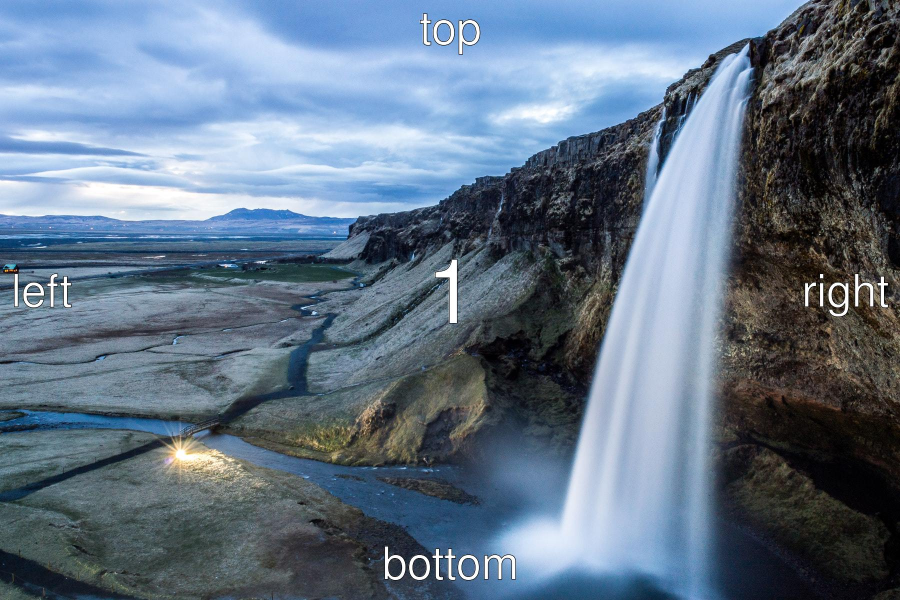
#> input picture test_fixtures/real_photos/real_landscape_reference.jpg, 1800 x 1200 px, found by its file name (shown at 1/2 size)
$ python diagnose_classification.py
#> lines starting #> are read from the running program, lines starting #| are printed output that depends on the picture
### backend/app/services/image_comparator.py
import hashlib
import json
import uuid
from pathlib import Path
from typing import Any
import cv2
import numpy as np
from PIL import Image

from backend.app.config import settings

def _calculate_file_hash(p: Path) -> str:
    h = hashlib.sha256()
    with open(p, "rb") as f:
        while chunk := f.read(65536):
            h.update(chunk)
    return h.hexdigest()

class ComparisonResult:
    # [511 lines left out: functions __init__, compute_pixel_differences, classify_comparison, compare_images_for_crop, not called in this run]

### scripts/diagnose_classification.py
"""Diagnostic: trace the classification decision tree for the unrelated portrait comparison."""
import sys
from pathlib import Path
sys.path.insert(0, str(Path(__file__).resolve().parent.parent))

import urllib.request
import io
import cv2
import numpy as np
from PIL import Image
from backend.app.services.image_comparator import _calculate_file_hash

fixtures_dir = Path("test_fixtures/real_photos")
fixtures_dir.mkdir(parents=True, exist_ok=True)

# Download if needed
ref_path = fixtures_dir / "real_landscape_reference.jpg"
unrelated_path = fixtures_dir / "real_portrait_unrelated.jpg"

if not ref_path.exists():
    req = urllib.request.Request(
        "https://raw.githubusercontent.com/recurser/exif-orientation-examples/master/Landscape_1.jpg",
        headers={"User-Agent": "Mozilla/5.0"})
    ref_path.write_bytes(urllib.request.urlopen(req, timeout=15).read())

if not unrelated_path.exists():
    req = urllib.request.Request(
        "https://raw.githubusercontent.com/recurser/exif-orientation-examples/master/Portrait_1.jpg",
        headers={"User-Agent": "Mozilla/5.0"})
    unrelated_path.write_bytes(urllib.request.urlopen(req, timeout=15).read())

# Run the exact same logic as image_comparator.py
ref_gray = cv2.imread(str(ref_path), cv2.IMREAD_GRAYSCALE)
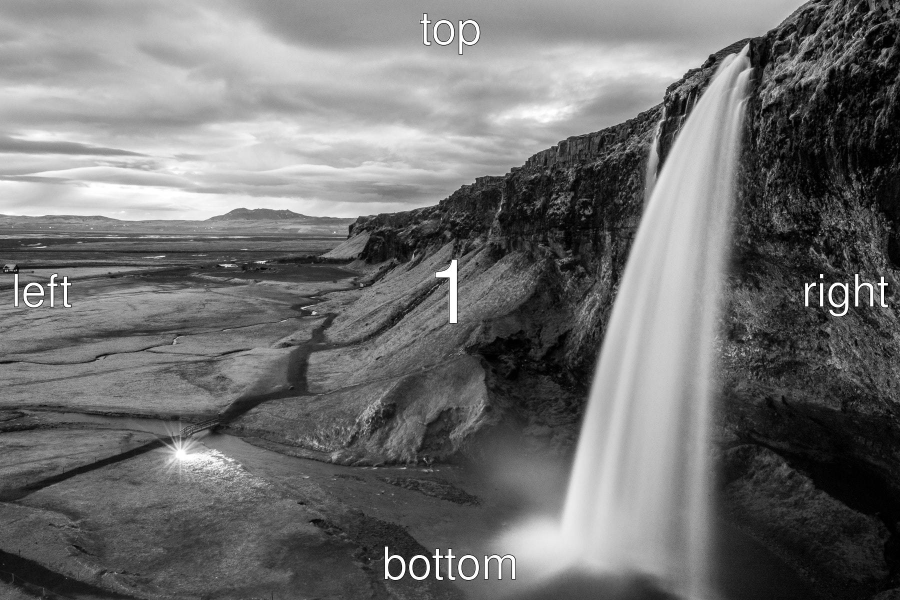
#> ref_gray: shape (1200, 1800) (shown at 1/2 size); min 0, max 255, mean 112.5
cand_gray = cv2.imread(str(unrelated_path), cv2.IMREAD_GRAYSCALE)
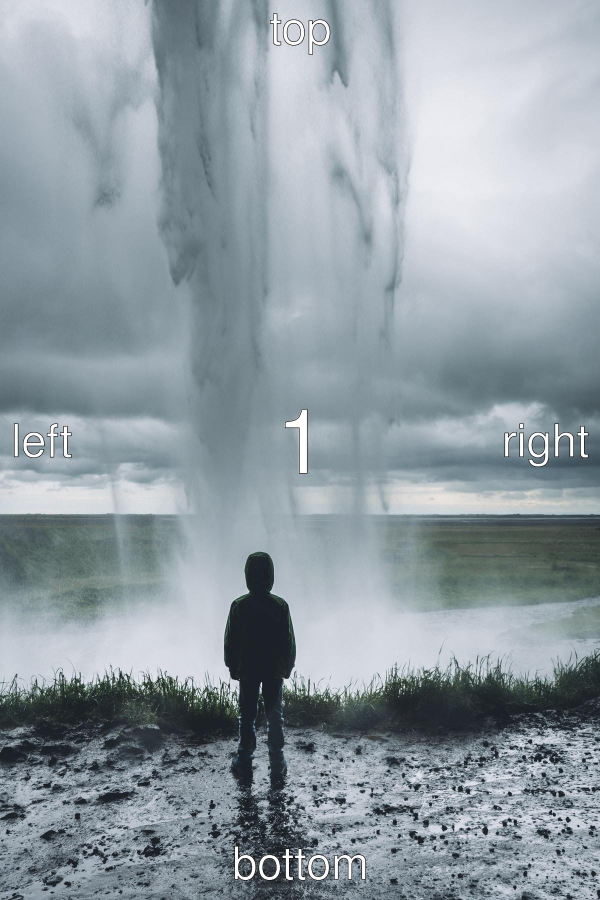
#> input picture test_fixtures/real_photos/real_portrait_unrelated.jpg, 1200 x 1800 px, found by its file name (shown at 1/2 size)
#> cand_gray: shape (1800, 1200); min 0, max 255, mean 153.2

h_ref, w_ref = ref_gray.shape
#> h_ref = 1200; w_ref = 1800
h_cand, w_cand = cand_gray.shape
#> h_cand = 1800; w_cand = 1200
print(f"Reference: {w_ref}x{h_ref} px")
#| Reference: 1800x1200 px
print(f"Unrelated: {w_cand}x{h_cand} px")
#| Unrelated: 1200x1800 px

ref_hash = _calculate_file_hash(ref_path)
cand_hash = _calculate_file_hash(unrelated_path)
print(f"SHA-256 match: {ref_hash == cand_hash}")

sift = cv2.SIFT_create(nfeatures=3000)
kp_ref, desc_ref = sift.detectAndCompute(ref_gray, None)
#> kp_ref = 3000 keypoints; strongest (x, y, size): (1643, 552, 5.3), (1773, 568, 3.5), (1628, 568, 5.2), (773, 1097, 4.9)
kp_cand, desc_cand = sift.detectAndCompute(cand_gray, None)
#> kp_cand = 3000 keypoints; strongest (x, y, size): (583, 1713, 3.4), (567, 1713, 3.4), (575, 1701, 4.5), (523, 1366, 1.9)
print(f"Keypoints: ref={len(kp_ref)}, cand={len(kp_cand)}")
#| Keypoints: ref=3000, cand=3000

bf = cv2.BFMatcher(cv2.NORM_L2, crossCheck=False)
raw_knn = bf.knnMatch(desc_cand, desc_ref, k=2)
#> raw_knn = 3000 matches
good_matches = []
for m_group in raw_knn:
    if len(m_group) == 2:
        m, n = m_group
        if m.distance < 0.75 * n.distance:
            good_matches.append(m)
#> after the loop, good_matches = 62 matches
total_good = len(good_matches)
#> total_good = 62
print(f"Lowe ratio matches: {total_good}")
#| Lowe ratio matches: 62

src_pts = np.float32([kp_cand[m.queryIdx].pt for m in good_matches]).reshape(-1, 1, 2)
#> src_pts = 62 rows, first 8: [1172.6, 911.9], [1172.6, 911.9], [1166.5, 910.3], [1145, 911.4], [1141.5, 911.4], [1141.5, 911.4], [1114.4, 876.5], [1092.3, 902.7]
dst_pts = np.float32([kp_ref[m.trainIdx].pt for m in good_matches]).reshape(-1, 1, 2)
#> dst_pts = 62 rows, first 8: [882.6, 1156.9], [882.6, 1156.9], [876.5, 1155], [1745.1, 611.3], [1741.5, 611.4], [1741.5, 611.4], [1714.2, 576.5], [1714.2, 576.5]
H, mask = cv2.findHomography(src_pts, dst_pts, cv2.RANSAC, 5.0)
#> H = [[0.748, -0.192, 489], [0.11, 0.405, -6.4], [0.000101, -0.000224, 1]]; mask = 62 values, max 1 at index 27, min 0 at index 0, mean 0.242

matches_mask = mask.ravel().tolist()
#> matches_mask has the same summary as mask
inliers_count = int(np.sum(matches_mask))
#> inliers_count = 15
inlier_ratio = round(float(inliers_count / (total_good + 1e-6)), 3)
#> inlier_ratio = 0.242
print(f"RANSAC inliers: {inliers_count}")
#| RANSAC inliers: 15
print(f"Inlier ratio: {inlier_ratio}")
#| Inlier ratio: 0.242

cand_corners = np.float32([[0, 0], [w_cand, 0], [w_cand, h_cand], [0, h_cand]]).reshape(-1, 1, 2)
proj_corners = cv2.perspectiveTransform(cand_corners, H)
#> proj_corners = [[489, -6.4], [1237.1, 111.7], [1449.9, 1190.3], [240.6, 1210.5]]
proj_pts = proj_corners.reshape(-1, 2)
#> proj_pts has the same summary as proj_corners

is_convex = cv2.isContourConvex(np.int32(proj_corners))
#> is_convex = True
poly_area = float(cv2.contourArea(np.int32(proj_corners)))
#> poly_area = 1124275.5
ref_area = float(w_ref * h_ref)
#> ref_area = 2160000
area_ratio = poly_area / (ref_area + 1e-5)
#> area_ratio = 0.52
cand_area = float(w_cand * h_cand)
#> cand_area = 2160000
scale_est = round(float(np.sqrt(poly_area / (cand_area + 1e-5))), 2)
#> scale_est = 0.72

is_same_dims = (w_ref == w_cand and h_ref == h_cand)
#> is_same_dims = False

print(f"\n--- GEOMETRIC VALIDATION ---")
print(f"is_convex: {is_convex}")
#| is_convex: True
print(f"poly_area: {poly_area:.1f}")
#| poly_area: 1124275.5
print(f"ref_area: {ref_area:.1f}")
#| ref_area: 2160000.0
print(f"area_ratio: {area_ratio:.4f}")
#| area_ratio: 0.5205
print(f"scale_est: {scale_est}")
#| scale_est: 0.72
print(f"is_same_dimensions: {is_same_dims}")
#| is_same_dimensions: False
print(f"Projected polygon corners: {[[int(p[0]),int(p[1])] for p in proj_pts]}")
#| Projected polygon corners: [[488, -6], [1237, 111], [1449, 1190], [240, 1210]]

print(f"\n--- DECISION TREE TRACE ---")
print(f"1. exact_byte_duplicate? SHA-256 match = {ref_hash == cand_hash} -> NO")

cond_iv = (inliers_count >= 15 and inlier_ratio >= 0.25 and is_convex and (
    (is_same_dims and False) or
    (0.88 <= area_ratio <= 1.15 and scale_est is not None and 0.92 <= scale_est <= 1.08)
))
#> cond_iv = False
print(f"2. identical_visual_content?")
print(f"   inliers >= 15: {inliers_count >= 15}")
#|    inliers >= 15: True
print(f"   inlier_ratio >= 0.25: {inlier_ratio >= 0.25}")
#|    inlier_ratio >= 0.25: False
print(f"   is_convex: {is_convex}")
#|    is_convex: True
print(f"   area_ratio in [0.88, 1.15]: {0.88 <= area_ratio <= 1.15}")
#|    area_ratio in [0.88, 1.15]: False
print(f"   scale_est in [0.92, 1.08]: {scale_est is not None and 0.92 <= scale_est <= 1.08}")
#|    scale_est in [0.92, 1.08]: False
print(f"   -> Result: {cond_iv}")
#|    -> Result: False

cond_crop = (inliers_count >= 15 and inlier_ratio >= 0.25 and is_convex and 0.02 <= area_ratio < 0.88)
#> cond_crop = False
print(f"3. possible_crop_match?")
print(f"   inliers >= 15: {inliers_count >= 15}")
#|    inliers >= 15: True
print(f"   inlier_ratio >= 0.25: {inlier_ratio >= 0.25}")
#|    inlier_ratio >= 0.25: False
print(f"   is_convex: {is_convex}")
#|    is_convex: True
print(f"   area_ratio in [0.02, 0.88): {0.02 <= area_ratio < 0.88}")
#|    area_ratio in [0.02, 0.88): True
print(f"   -> Result: {cond_crop}")
#|    -> Result: False

print(f"4. inconclusive? inliers >= 6: {inliers_count >= 6}")
#| 4. inconclusive? inliers >= 6: True

if not cond_iv and not cond_crop and inliers_count >= 6:
    # What specifically failed?
    print(f"\n--- ROOT CAUSE ---")
    if not (inliers_count >= 15):
        print(f"  Failed: inlier count {inliers_count} < 15")
    if not (inlier_ratio >= 0.25):
        print(f"  Failed: inlier ratio {inlier_ratio} < 0.25")
#|   Failed: inlier ratio 0.242 < 0.25
    if not is_convex:
        print(f"  Failed: projected polygon is NOT CONVEX")
    if not (0.02 <= area_ratio < 0.88):
        print(f"  Failed: area_ratio {area_ratio:.4f} not in [0.02, 0.88)")
    if not (0.88 <= area_ratio <= 1.15):
        print(f"  Also not in [0.88, 1.15] for identical_visual_content")
